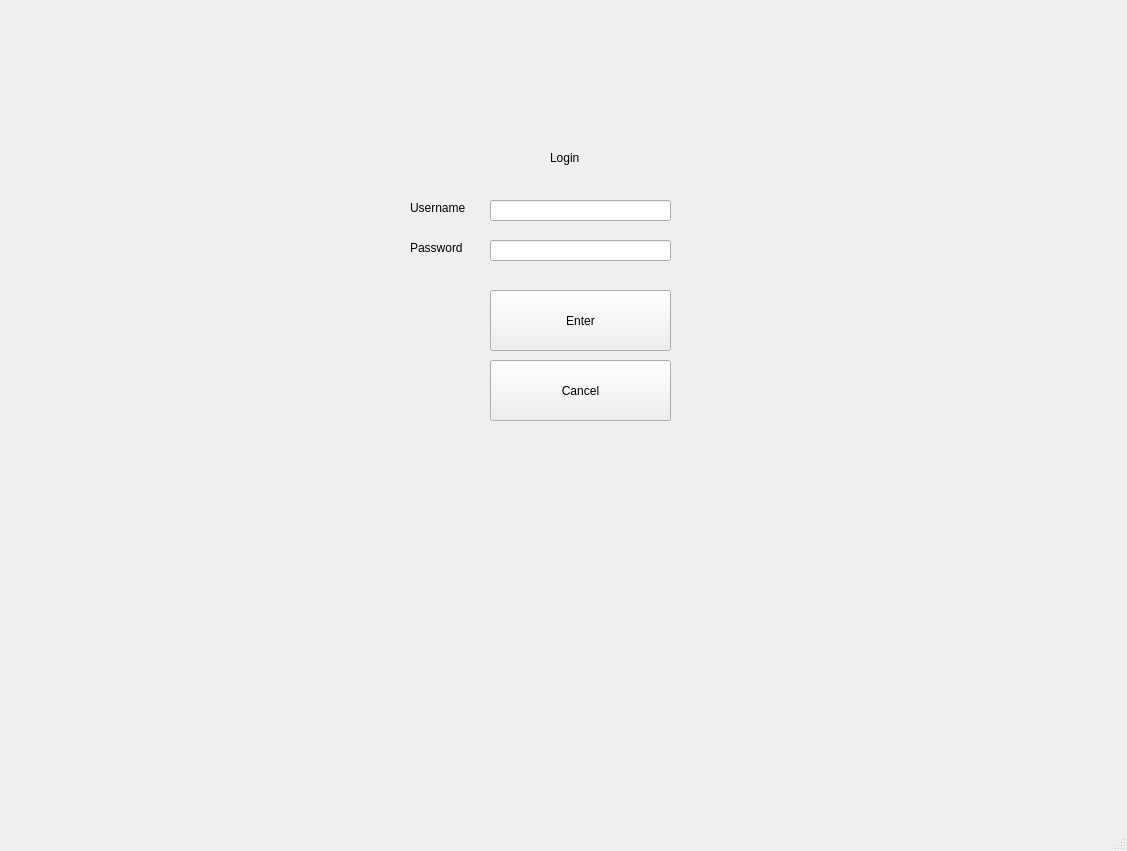
<?xml version="1.0" encoding="UTF-8"?>
<ui version="4.0">
 <class>MainWindow</class>
 <widget class="QMainWindow" name="MainWindow">
  <property name="geometry">
   <rect>
    <x>0</x>
    <y>0</y>
    <width>1127</width>
    <height>851</height>
   </rect>
  </property>
  <property name="windowTitle">
   <string>MainWindow</string>
  </property>
  <widget class="QWidget" name="centralwidget">
   <widget class="QLabel" name="label">
    <property name="geometry">
     <rect>
      <x>410</x>
      <y>200</y>
      <width>71</width>
      <height>16</height>
     </rect>
    </property>
    <property name="text">
     <string>Username</string>
    </property>
   </widget>
   <widget class="QLabel" name="label_2">
    <property name="geometry">
     <rect>
      <x>410</x>
      <y>240</y>
      <width>71</width>
      <height>16</height>
     </rect>
    </property>
    <property name="text">
     <string>Password</string>
    </property>
   </widget>
   <widget class="QLineEdit" name="userLogin">
    <property name="geometry">
     <rect>
      <x>490</x>
      <y>200</y>
      <width>181</width>
      <height>21</height>
     </rect>
    </property>
   </widget>
   <widget class="QLineEdit" name="passLogin">
    <property name="geometry">
     <rect>
      <x>490</x>
      <y>240</y>
      <width>181</width>
      <height>21</height>
     </rect>
    </property>
   </widget>
   <widget class="QPushButton" name="enterButton">
    <property name="geometry">
     <rect>
      <x>490</x>
      <y>290</y>
      <width>181</width>
      <height>61</height>
     </rect>
    </property>
    <property name="text">
     <string>Enter</string>
    </property>
   </widget>
   <widget class="QLabel" name="label_3">
    <property name="geometry">
     <rect>
      <x>550</x>
      <y>150</y>
      <width>30</width>
      <height>16</height>
     </rect>
    </property>
    <property name="text">
     <string>Login</string>
    </property>
   </widget>
   <widget class="QPushButton" name="cancelButton">
    <property name="geometry">
     <rect>
      <x>490</x>
      <y>360</y>
      <width>181</width>
      <height>61</height>
     </rect>
    </property>
    <property name="text">
     <string>Cancel</string>
    </property>
   </widget>
   <widget class="QLabel" name="mustafaIsNumberOne_2">
    <property name="geometry">
     <rect>
      <x>-270</x>
      <y>-10</y>
      <width>1081</width>
      <height>881</height>
     </rect>
    </property>
    <property name="autoFillBackground">
     <bool>false</bool>
    </property>
    <property name="text">
     <string/>
    </property>
    <property name="pixmap">
     <pixmap>ASCII-art3.png</pixmap>
    </property>
   </widget>
   <zorder>mustafaIsNumberOne_2</zorder>
   <zorder>label</zorder>
   <zorder>label_2</zorder>
   <zorder>userLogin</zorder>
   <zorder>passLogin</zorder>
   <zorder>enterButton</zorder>
   <zorder>label_3</zorder>
   <zorder>cancelButton</zorder>
  </widget>
  <widget class="QMenuBar" name="menubar">
   <property name="geometry">
    <rect>
     <x>0</x>
     <y>0</y>
     <width>1127</width>
     <height>26</height>
    </rect>
   </property>
  </widget>
  <widget class="QStatusBar" name="statusbar"/>
 </widget>
 <resources/>
 <connections/>
</ui>
